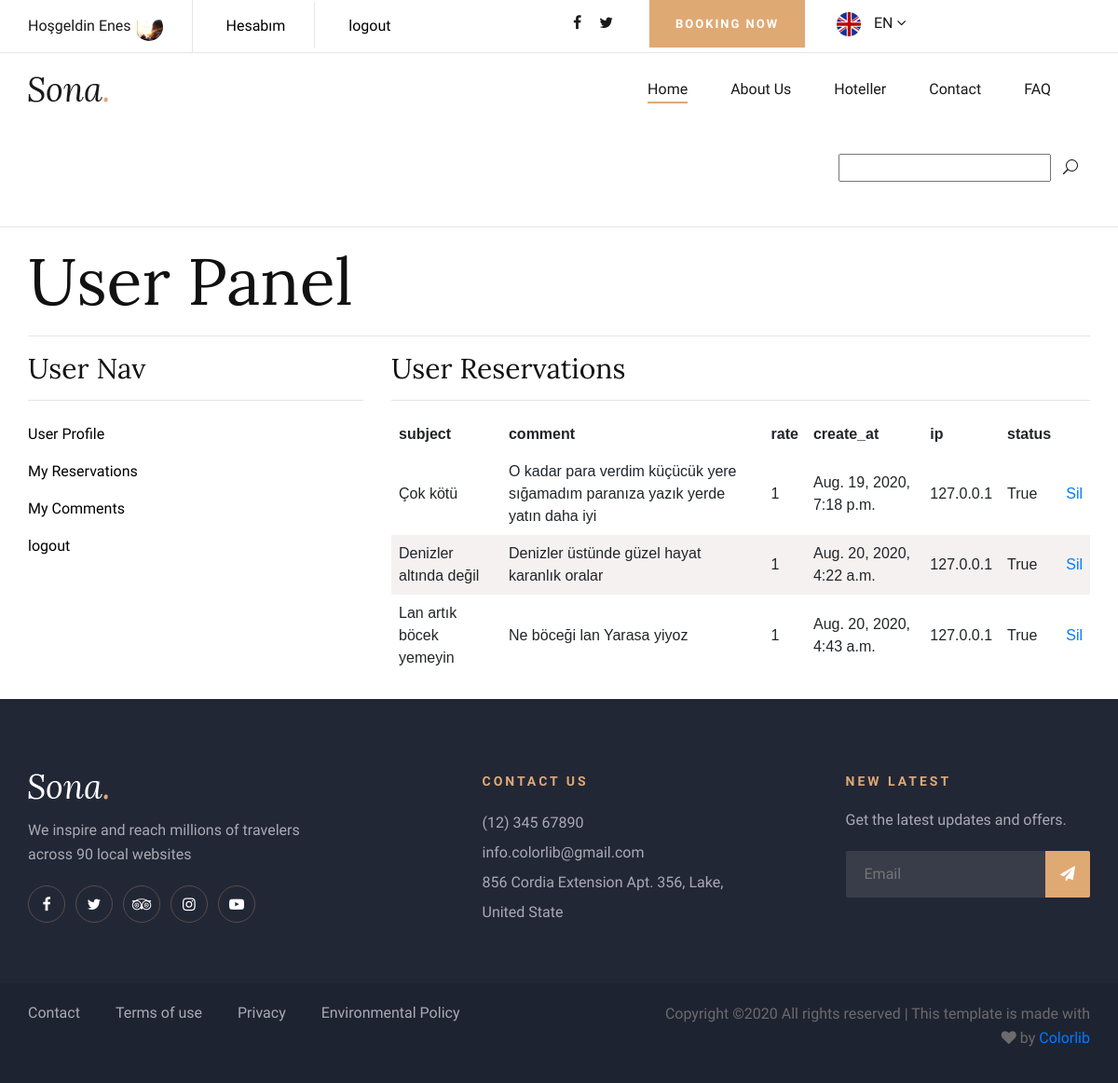
The page /user/mycomments/ (signed in) on the database its author committed.
### home/models.py (models this page shows, shortened)
class UserProfile(models.Model):
    user = models.OneToOneField(User,on_delete=models.CASCADE)
    phone = models.CharField(blank=True,max_length=20)
    address = models.CharField(blank=True,max_length=150)
    city = models.CharField(blank=True,max_length=20)
    country = models.CharField(blank=True,max_length=20)
    image = models.ImageField(blank=True,upload_to='images/users/')
    def image_tag(self):
        return mark_safe('<img src="{}" height="50"/>'.format(self.image.url))
    image_tag.short_description = 'Image'

### hotel/models.py (models this page shows, shortened)
class Comments(models.Model):
    STATUS = (
        ('New','Yeni'),
        ('True','Evet'),
        ('False','Hayır'),
    )
    product = models.ForeignKey(Product,on_delete=models.CASCADE)
    user = models.ForeignKey(User,on_delete=models.CASCADE)
    subject = models.CharField(max_length=50,blank=True)
    comment = models.TextField(max_length=300,blank=True)
    rate = models.IntegerField(blank=True)
    status = models.CharField(max_length=10,choices=STATUS,default='New')
    ip = models.CharField(blank=True,max_length=20)
    create_at = models.DateTimeField(auto_now_add=True)
    update_at = models.DateTimeField(auto_now=True)

### user/views.py (the view)
# urls.py: path('mycomments/', views.mycomment, name='mycomment'),
@login_required(login_url='/login')
def mycomment(request):
    category= Category.objects.all()
    current_user=request.user
    comments=Comments.objects.filter(user_id=current_user.id)
    setting= Setting.objects.get(pk=1)
    context = {
            'category': category,
            'comments': comments,
            'setting' : setting,
        }
    return render(request,'my_comments.html',context)

### user/templates/my_comments.html (shortened to what this page needs)
{% extends 'homebase.html' %}
{% block content %}
 <hr>
 <section class="container mb-4">
    <div><h1 >User Panel</h1></div>
    <hr>
    <div class="row">
        <div class="col-md-4">{% include "user_panel.html" %}</div>
        <div class="col-md-8">
            <h3>User Reservations</h3>
            <hr>
            <table>
               <tr>
                   <th class="text-left">subject</th>
                   <th class="text-left"> comment</th>
                   <th class="text-left">rate</th>
                   <th class="text-left">create_at</th>
                   <th class="text-left">ip</th>
                   <th class="text-left">status</th>
               </tr>
               <tr>
                {% for rs in comments %}
                 <tr>
                 <td>{{rs.subject}}</td>
                 <td>{{rs.comment}}</td>
                 <td>{{rs.rate}}</td>
                 <td>{{rs.create_at}}</td>
                 <td>{{rs.ip}}</td>
                 <td>{{rs.status}}</td>
                 <td><a class="btn-default" href="/user/commentdelete/{{rs.id}}">Sil</a></td>
               </tr>
                {% endfor %}
            </tr>
            </table>
        </div>
    </div>
</section>
{% endblock %}

### home/templates/header.html (shortened to what this page needs)
{% load static %}
    <header class="header-section">
        <div class="top-nav">
            <div class="container">
                <div class="row">
                    <div class="col-lg-6">
                        <ul class="tn-left">
                           {% if user.id is not None %}
                           <li>Hoşgeldin {{user.first_name}} <img style="height:30px;width:30px;border-radius:50%" src="{{user.userprofile.image.url}}" alt=""></li>
                           <li> <a style="color:black" href="/user/">Hesabım</a></li>
                           <li> <a style="color:black" href="/logout/">logout</a></li>
                            {% else %}
                            <li> <a style="color:black" href="/login/">Login</a></li>
                            <li> <a style="color:black" href="/signup/">Signup</a></li>
                        </ul>
                        {% endif %}
                    </div
                    <div class="col-lg-6">
                        <div class="tn-right">
                            <div class="top-social">
                                <a href="//{{setting.facebook}}"><i class="fa fa-facebook"></i></a>
                                <a href="//{{setting.twitter}}"><i class="fa fa-twitter"></i></a>
                            </div>
                            <a href="#" class="bk-btn">Booking Now</a>
                            <div class="language-option">
                                <img src="{%static 'img/flag.jpg' %}" alt="">
                                <span>EN <i class="fa fa-angle-down"></i></span>
                            </div>
                        </div>
                    </div>
                </div>
            </div>
        <div class="menu-item">
            <div class="container">
                <div class="row">
                    <div class="col-lg-2">
                        <div class="logo">
                            <a href="/home">
                                <img src="{%static 'img/logo.png'%}" alt="">
                            </a>
                        </div>
                    </div>
                    <div class="col-lg-10">
                        <div class="nav-menu">
                            <nav class="mainmenu">
                                <ul>
                                    <li class="active"><a href="/home">Home</a></li>
                                    <li><a href="/hakkimizda">About Us</a></li>
                                    <li><a href="#">Hoteller</a>
                                    {% load mptt_tags %}
                                    </li>
                                    <li><a href="/iletisim">Contact</a></li>
                                    <li><a href="/faq/">FAQ</a></li>
                                    <form method="post" action="/search/">
                            <div class="nav-right">
                               <input name="query" class="input"><button class="btn"> <i class="icon_search"></i></button>
                            </div>
                            </form>
                                </ul>
                            </nav>
                        </div>
                    </div>
                </div>
            </div>
        </div>
    </header>

### home/static/css/style.css (style rules this page uses)
html, body { height: 100%; font-family: "Cabin", sans-serif; -webkit-font-smoothing: antialiased; font-smoothing: antialiased; }
h1, h2, h3, h4, h5, h6 { margin: 0; color: #111111; font-weight: 400; font-family: "Lora", serif; }
h1 { font-size: 70px; }
h3 { font-size: 30px; }
img { max-width: 100%; }
ul, ol { padding: 0; margin: 0; }
.top-nav { border-bottom: 1px solid #e5e5e5; }
.top-nav .tn-left li { list-style: none; display: inline-block; font-size: 16px; color: #19191a; font-weight: 500; padding: 14px 0 12px; margin-right: 64px; position: relative; }
.top-nav .tn-left li:after { position: absolute; right: -32px; top: 0; width: 1px; height: 100%; background: #e5e5e5; content: ""; }
.top-nav .tn-left li:last-child { margin-right: 0; }
.top-nav .tn-left li:last-child:after { display: none; }
.top-nav .tn-right { text-align: right; }
.top-nav .tn-right .top-social { display: inline-block; margin-right: 35px; padding: 13px 0; }
.top-nav .tn-right .top-social a { display: inline-block; font-size: 16px; color: #19191a; margin-left: 15px; }
.top-nav .tn-right .bk-btn { display: inline-block; font-size: 13px; font-weight: 700; padding: 16px 28px 15px; background: #dfa974; color: #ffffff; text-transform: uppercase; letter-spacing: 2px; }
.top-nav .tn-right .language-option { display: inline-block; margin-left: 30px; cursor: pointer; padding: 13px 0px 11px; position: relative; }
.top-nav .tn-right .language-option img { height: 26px; width: 26px; border-radius: 50%; margin-right: 10px; }
.top-nav .tn-right .language-option span { font-size: 16px; color: #19191a; text-transform: uppercase; font-weight: 500; }
.menu-item { position: relative; z-index: 9; }
.menu-item .logo { padding: 25px 0; }
.menu-item .logo a { display: inline-block; }
.menu-item .nav-menu { text-align: right; }
.menu-item .nav-menu .mainmenu { display: inline-block; }
.menu-item .nav-menu .mainmenu li { list-style: none; display: inline-block; position: relative; z-index: 1; }
.menu-item .nav-menu .mainmenu li.active a:after { opacity: 1; }
.menu-item .nav-menu .mainmenu li a { font-size: 16px; color: #19191a; margin-right: 42px; font-weight: 500; display: inline-block; padding: 27px 0; position: relative; -webkit-transition: all 0.3s; -o-transition: all 0.3s; transition: all 0.3s; }
.menu-item .nav-menu .mainmenu li a:after { position: absolute; left: 0; top: 52px; width: 100%; height: 2px; background: #dfa974; content: ""; opacity: 0; -webkit-transition: all 0.3s; -o-transition: all 0.3s; transition: all 0.3s; }
.menu-item .nav-menu .nav-right { display: inline-block; margin-left: 43px; padding: 27px 0px; }
.menu-item .nav-menu .nav-right i { font-size: 16px; color: #19191a; cursor: pointer; }
@media only screen and (min-width: 1200px) { .container { max-width: 1170px; } }

### home/templates/homebase.html (style rules this page uses)
li { list-style: none; }
li a { text-decoration: none; }

### user/templates/my_comments.html (style rules this page uses)
table { font-family: arial, sans-serif; border-collapse: collapse; width: 100%; }
td, th { text-align: left; padding: 8px; }
tr:nth-child(even) { background-color: #f5f1f1; }

### rows shown on the page
Comments: subject "Çok kötü", comment "O kadar para verdim küçücük yere sığamadım paranıza yazık yerde yatın daha iyi", rate "1", create_at "Aug. 19, 2020, 7:18 p.m.", ip "127.0.0.1", status "True"
Comments: subject "Denizler altında değil", comment "Denizler üstünde güzel hayat karanlık oralar", rate "1", create_at "Aug. 20, 2020, 4:22 a.m.", ip "127.0.0.1", status "True"
Comments: subject "Lan artık böcek yemeyin", comment "Ne böceği lan Yarasa yiyoz", rate "1", create_at "Aug. 20, 2020, 4:43 a.m.", ip "127.0.0.1", status "True"

### other values the page prints
{{ user.first_name }} "Enes"
